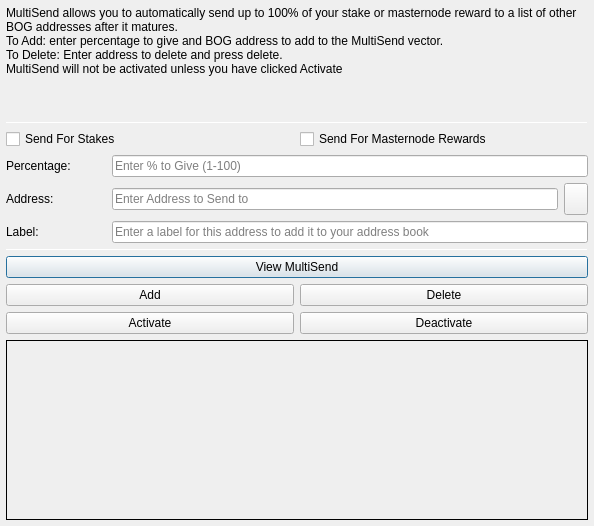
<?xml version="1.0" encoding="UTF-8"?>
<ui version="4.0">
 <class>MultiSendDialog</class>
 <widget class="QDialog" name="MultiSendDialog">
  <property name="windowModality">
   <enum>Qt::NonModal</enum>
  </property>
  <property name="geometry">
   <rect>
    <x>0</x>
    <y>0</y>
    <width>594</width>
    <height>526</height>
   </rect>
  </property>
  <property name="windowTitle">
   <string>MultiSend</string>
  </property>
  <layout class="QVBoxLayout" name="verticalLayout" stretch="0">
   <property name="leftMargin">
    <number>6</number>
   </property>
   <property name="topMargin">
    <number>6</number>
   </property>
   <property name="rightMargin">
    <number>6</number>
   </property>
   <property name="bottomMargin">
    <number>6</number>
   </property>
   <item>
    <layout class="QVBoxLayout" name="verticalLayout_Main" stretch="1,1,1,0,1,1,1">
     <item>
      <widget class="QLabel" name="label_2">
       <property name="lineWidth">
        <number>1</number>
       </property>
       <property name="text">
        <string>MultiSend allows you to automatically send up to 100% of your stake or masternode reward to a list of other BOG addresses after it matures.
To Add: enter percentage to give and BOG address to add to the MultiSend vector.
To Delete: Enter address to delete and press delete.
MultiSend will not be activated unless you have clicked Activate</string>
       </property>
       <property name="alignment">
        <set>Qt::AlignLeading|Qt::AlignLeft|Qt::AlignTop</set>
       </property>
       <property name="wordWrap">
        <bool>true</bool>
       </property>
      </widget>
     </item>
     <item>
      <widget class="Line" name="line">
       <property name="minimumSize">
        <size>
         <width>0</width>
         <height>1</height>
        </size>
       </property>
       <property name="maximumSize">
        <size>
         <width>16777215</width>
         <height>1</height>
        </size>
       </property>
       <property name="orientation">
        <enum>Qt::Horizontal</enum>
       </property>
      </widget>
     </item>
     <item>
      <layout class="QVBoxLayout" name="verticalLayout_Settings">
       <item>
        <layout class="QHBoxLayout" name="horizontalLayout">
         <item>
          <widget class="QCheckBox" name="multiSendStakeCheckBox">
           <property name="text">
            <string>Send For Stakes</string>
           </property>
          </widget>
         </item>
         <item>
          <widget class="QCheckBox" name="multiSendMasternodeCheckBox">
           <property name="text">
            <string>Send For Masternode Rewards</string>
           </property>
          </widget>
         </item>
        </layout>
       </item>
       <item>
        <layout class="QHBoxLayout" name="horizontalLayout_6">
         <item>
          <widget class="QLabel" name="label">
           <property name="minimumSize">
            <size>
             <width>100</width>
             <height>0</height>
            </size>
           </property>
           <property name="toolTip">
            <string>Percentage of stake to send</string>
           </property>
           <property name="text">
            <string>Percentage:</string>
           </property>
          </widget>
         </item>
         <item>
          <widget class="QLineEdit" name="multiSendPercentEdit">
           <property name="toolTip">
            <string>Enter whole numbers 1 - 100</string>
           </property>
           <property name="placeholderText">
            <string>Enter % to Give (1-100)</string>
           </property>
          </widget>
         </item>
        </layout>
       </item>
       <item>
        <layout class="QHBoxLayout" name="horizontalLayout_7">
         <item>
          <widget class="QLabel" name="label_5">
           <property name="minimumSize">
            <size>
             <width>100</width>
             <height>0</height>
            </size>
           </property>
           <property name="toolTip">
            <string>Address to send portion of stake to</string>
           </property>
           <property name="text">
            <string>Address:</string>
           </property>
          </widget>
         </item>
         <item>
          <widget class="QLineEdit" name="multiSendAddressEdit">
           <property name="toolTip">
            <string/>
           </property>
           <property name="placeholderText">
            <string>Enter Address to Send to</string>
           </property>
          </widget>
         </item>
         <item>
          <widget class="QToolButton" name="addressBookButton">
           <property name="maximumSize">
            <size>
             <width>16777215</width>
             <height>32</height>
            </size>
           </property>
           <property name="toolTip">
            <string>Choose an address from the address book</string>
           </property>
           <property name="text">
            <string/>
           </property>
           <property name="icon">
            <iconset resource="../bogcoin.qrc">
             <normaloff>:/icons/address-book</normaloff>:/icons/address-book</iconset>
           </property>
           <property name="shortcut">
            <string>Alt+A</string>
           </property>
          </widget>
         </item>
        </layout>
       </item>
      </layout>
     </item>
     <item>
      <layout class="QHBoxLayout" name="horizontalLayout_3">
       <item>
        <widget class="QLabel" name="label_3">
         <property name="minimumSize">
          <size>
           <width>100</width>
           <height>0</height>
          </size>
         </property>
         <property name="text">
          <string>Label:</string>
         </property>
        </widget>
       </item>
       <item>
        <widget class="QLineEdit" name="labelAddressLabelEdit">
         <property name="placeholderText">
          <string>Enter a label for this address to add it to your address book</string>
         </property>
        </widget>
       </item>
      </layout>
     </item>
     <item>
      <widget class="Line" name="line_2">
       <property name="minimumSize">
        <size>
         <width>0</width>
         <height>1</height>
        </size>
       </property>
       <property name="maximumSize">
        <size>
         <width>16777215</width>
         <height>1</height>
        </size>
       </property>
       <property name="orientation">
        <enum>Qt::Horizontal</enum>
       </property>
      </widget>
     </item>
     <item>
      <layout class="QVBoxLayout" name="verticalLayout_Buttons">
       <item>
        <layout class="QHBoxLayout" name="horizontalLayout_4">
         <item>
          <widget class="QPushButton" name="viewButton">
           <property name="toolTip">
            <string/>
           </property>
           <property name="statusTip">
            <string>View MultiSend Vector</string>
           </property>
           <property name="text">
            <string>View MultiSend</string>
           </property>
          </widget>
         </item>
        </layout>
       </item>
       <item>
        <layout class="QHBoxLayout" name="horizontalLayout_2">
         <item>
          <widget class="QPushButton" name="addButton">
           <property name="toolTip">
            <string/>
           </property>
           <property name="statusTip">
            <string>Add to MultiSend Vector</string>
           </property>
           <property name="text">
            <string>Add</string>
           </property>
          </widget>
         </item>
         <item>
          <widget class="QPushButton" name="deleteButton">
           <property name="toolTip">
            <string/>
           </property>
           <property name="statusTip">
            <string>Delete Address From MultiSend Vector</string>
           </property>
           <property name="text">
            <string>Delete</string>
           </property>
          </widget>
         </item>
        </layout>
       </item>
       <item>
        <layout class="QHBoxLayout" name="horizontalLayout_5">
         <item>
          <widget class="QPushButton" name="activateButton">
           <property name="statusTip">
            <string>Activate MultiSend</string>
           </property>
           <property name="text">
            <string>Activate</string>
           </property>
          </widget>
         </item>
         <item>
          <widget class="QPushButton" name="disableButton">
           <property name="statusTip">
            <string>Deactivate MultiSend</string>
           </property>
           <property name="text">
            <string>Deactivate</string>
           </property>
          </widget>
         </item>
        </layout>
       </item>
      </layout>
     </item>
     <item>
      <widget class="QLabel" name="message">
       <property name="minimumSize">
        <size>
         <width>0</width>
         <height>180</height>
        </size>
       </property>
       <property name="frameShape">
        <enum>QFrame::Panel</enum>
       </property>
       <property name="frameShadow">
        <enum>QFrame::Plain</enum>
       </property>
       <property name="lineWidth">
        <number>1</number>
       </property>
       <property name="midLineWidth">
        <number>1</number>
       </property>
       <property name="text">
        <string/>
       </property>
       <property name="alignment">
        <set>Qt::AlignLeading|Qt::AlignLeft|Qt::AlignTop</set>
       </property>
       <property name="wordWrap">
        <bool>true</bool>
       </property>
      </widget>
     </item>
    </layout>
   </item>
  </layout>
 </widget>
 <resources>
  <include location="../bogcoin.qrc"/>
 </resources>
 <connections/>
</ui>
